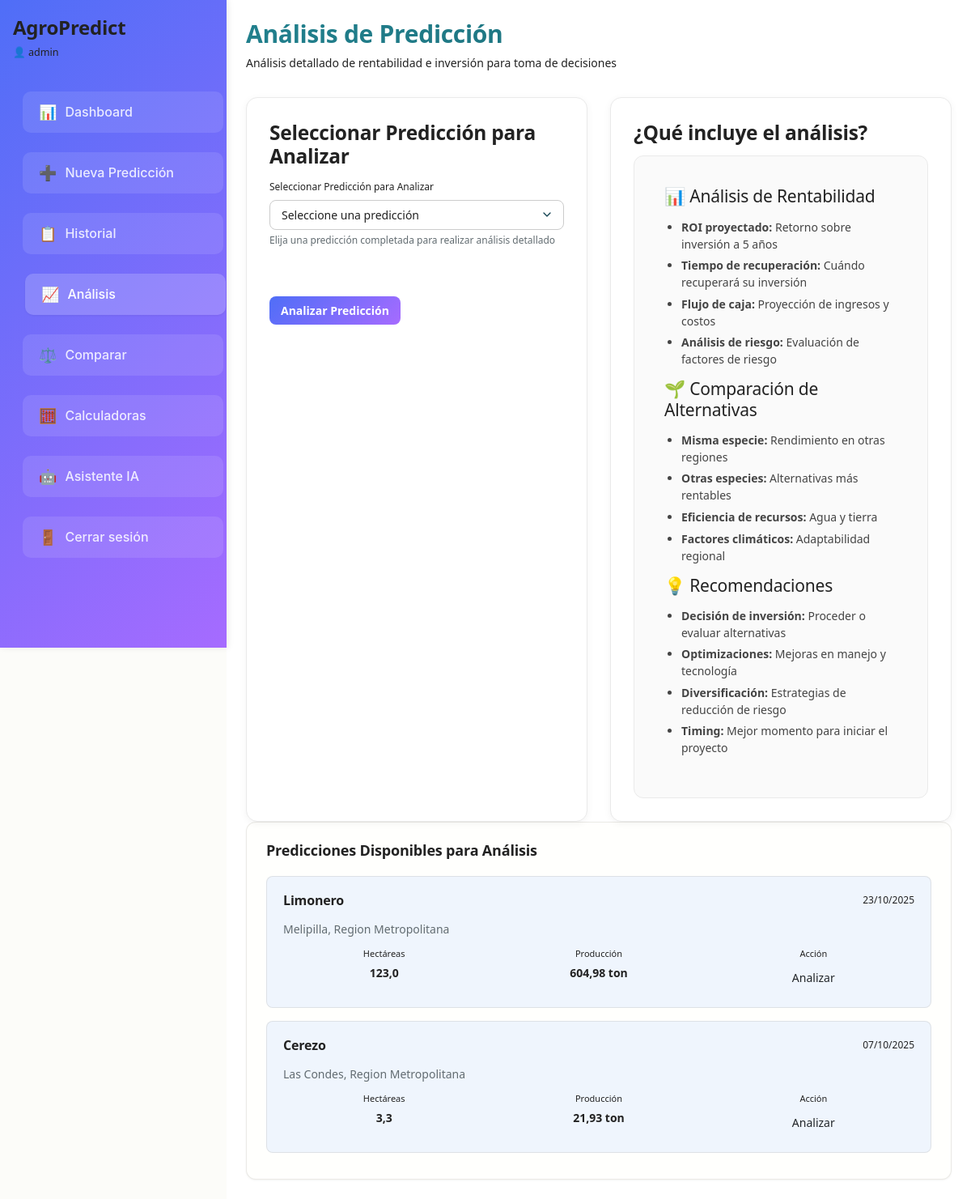
/analisis/ (signed in), run on an earlier commit of the app's database.
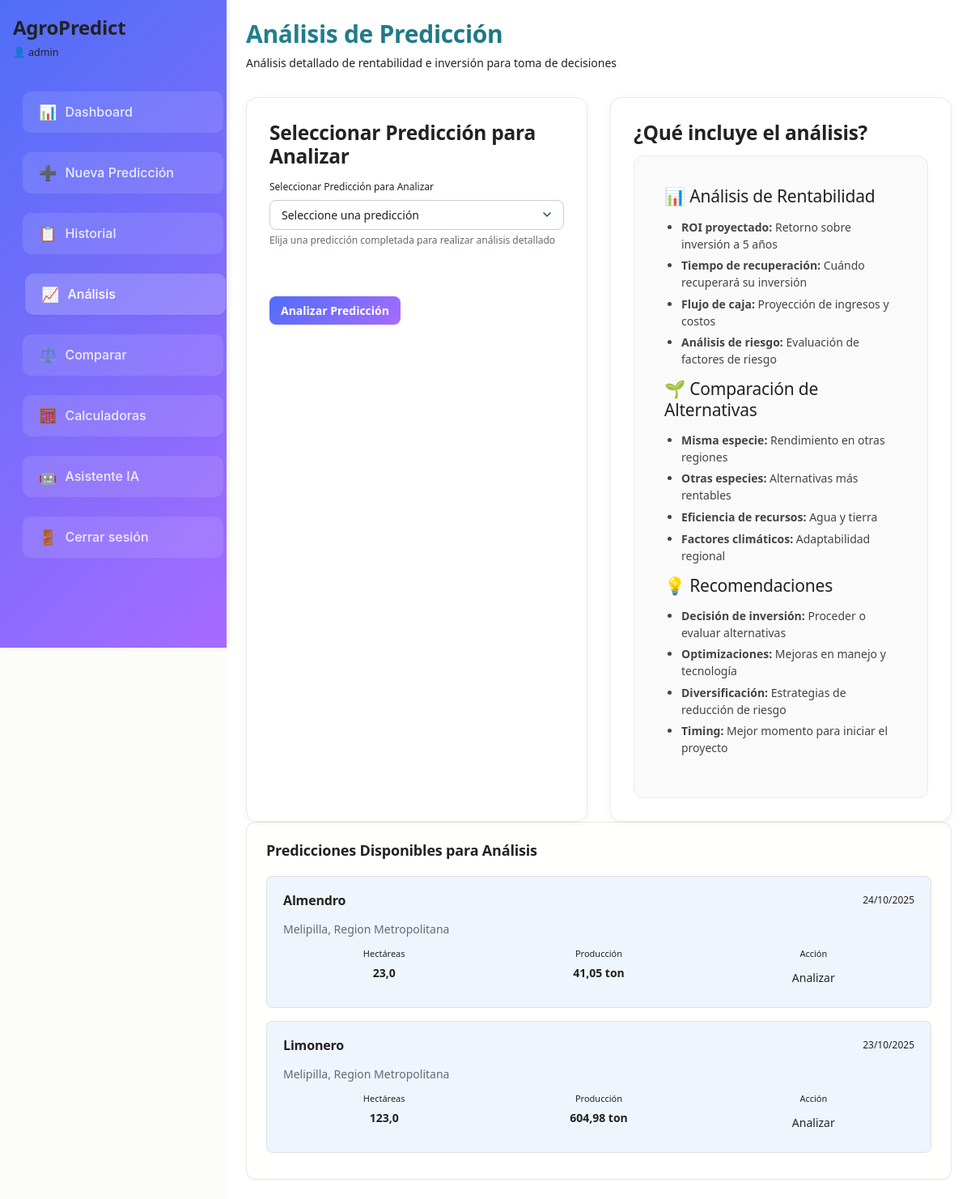
And on a later commit of the database.
### predicciones/models.py (models this page shows, shortened)
class Prediccion(models.Model):
    ESTADO_CHOICES = [
        ('pendiente', 'Pendiente'),
        ('procesando', 'Procesando'),
        ('completada', 'Completada'),
        ('error', 'Error'),
    ]
    usuario = models.ForeignKey(User, on_delete=models.CASCADE, related_name='predicciones')
    tipo_arbol = models.ForeignKey(TipoArbol, on_delete=models.CASCADE)
    comuna = models.ForeignKey(Comuna, on_delete=models.CASCADE)
    hectareas = models.FloatField(validators=[MinValueValidator(0.1)])
    edad_arboles = models.IntegerField(validators=[MinValueValidator(1), MaxValueValidator(100)])
    densidad_plantacion = models.IntegerField(
        help_text="Número de árboles por hectárea",
        validators=[MinValueValidator(50), MaxValueValidator(2000)]
    )
    tipo_riego = models.CharField(max_length=20, choices=[
        ('goteo', 'Goteo'),
        ('aspersion', 'Aspersión'),
        ('gravedad', 'Gravedad'),
        ('micro_aspersion', 'Microaspersión'),
    ])
    tipo_suelo = models.CharField(max_length=20, choices=[
        ('arcilloso', 'Arcilloso'),
        ('arenoso', 'Arenoso'),
        ('franco', 'Franco'),
        ('limoso', 'Limoso'),
    ])
    fertilizacion = models.CharField(max_length=20, choices=[
        ('organica', 'Orgánica'),
        ('quimica', 'Química'),
        ('mixta', 'Mixta'),
        ('ninguna', 'Ninguna'),
    ])
    produccion_total = models.FloatField(null=True, blank=True, help_text="Toneladas totales")
    produccion_por_hectarea = models.FloatField(null=True, blank=True, help_text="Toneladas por hectárea")
    confiabilidad = models.IntegerField(
        null=True, blank=True,
        validators=[MinValueValidator(0), MaxValueValidator(100)],
        help_text="Porcentaje de confiabilidad"
    )
    inversion_estimada = models.FloatField(null=True, blank=True, help_text="Inversión total estimada en CLP")
    ingresos_proyectados_5anos = models.FloatField(null=True, blank=True, help_text="Ingresos proyectados a 5 años")
    roi_proyectado = models.FloatField(null=True, blank=True, help_text="ROI proyectado a 5 años (%)")
    consumo_agua_total = models.FloatField(null=True, blank=True, help_text="Consumo total de agua en m³")
    consumo_agua_por_hectarea = models.FloatField(null=True, blank=True, help_text="Consumo de agua por hectárea en m³")
    estado = models.CharField(max_length=20, choices=ESTADO_CHOICES, default='pendiente')
    fecha_creacion = models.DateTimeField(auto_now_add=True)
    fecha_actualizacion = models.DateTimeField(auto_now=True)
    class Meta:
        verbose_name = "Predicción"
        verbose_name_plural = "Predicciones"
        ordering = ['-fecha_creacion']

class TipoArbol(models.Model):
    TIPO_CHOICES = [
        ('palto', 'Palto'),
        ('naranjo', 'Naranjo'),
        ('limonero', 'Limonero'),
        ('manzano', 'Manzano'),
        ('cerezo', 'Cerezo'),
        ('nogal', 'Nogal'),
        ('almendro', 'Almendro'),
        ('olivo', 'Olivo'),
        ('durazno', 'Durazno'),
        ('peral', 'Peral'),
    ]
    tipo = models.CharField(max_length=20, choices=TIPO_CHOICES, unique=True)
    nombre_cientifico = models.CharField(max_length=100, blank=True)
    rendimiento_base = models.FloatField(help_text="Toneladas por hectárea promedio")
    precio_promedio_ton = models.FloatField(
        default=0,
        help_text="Precio promedio por tonelada en CLP"
    )
    costo_plantacion_hectarea = models.FloatField(
        default=0,
        help_text="Costo de plantación por hectárea en CLP"
    )
    costo_mantenimiento_anual = models.FloatField(
        default=0,
        help_text="Costo de mantenimiento anual por hectárea en CLP"
    )
    consumo_agua_m3_ton = models.FloatField(
        default=0,
        help_text="Metros cúbicos de agua por tonelada producida"
    )
    def __str__(self):
        return self.get_tipo_display()
    class Meta:
        verbose_name = "Tipo de Árbol"
        verbose_name_plural = "Tipos de Árboles"

class Comuna(models.Model):
    nombre = models.CharField(max_length=100)
    region = models.ForeignKey(Region, on_delete=models.CASCADE, related_name='comunas')
    codigo = models.CharField(max_length=10, unique=True)
    latitud = models.FloatField(null=True, blank=True)  # NUEVO
    longitud = models.FloatField(null=True, blank=True)  # NUEVO
    def __str__(self):
        return f"{self.nombre}, {self.region.nombre}"
    class Meta:
        verbose_name = "Comuna"
        verbose_name_plural = "Comunas"

class Region(models.Model):
    nombre = models.CharField(max_length=100)
    codigo = models.CharField(max_length=10, unique=True)
    latitud = models.FloatField(null=True, blank=True)  # NUEVO
    longitud = models.FloatField(null=True, blank=True)  # NUEVO
    class Meta:
        verbose_name = "Región"
        verbose_name_plural = "Regiones"

### predicciones/views.py (the view)
# urls.py: path('analisis/', views.analisis_prediccion, name='analisis_prediccion'),
@login_required
def analisis_prediccion(request):
    if request.method == 'POST':
        form = AnalisisPrediccionForm(request.POST, user=request.user)
        if form.is_valid():
            prediccion_id = form.cleaned_data['prediccion'].id
            return redirect('analisis_prediccion_detalle', pk=prediccion_id)
    else:
        form = AnalisisPrediccionForm(user=request.user)
    predicciones_disponibles = Prediccion.objects.filter(
        usuario=request.user, estado='completada'
    ).select_related('tipo_arbol', 'comuna').order_by('-fecha_creacion')[:10]
    context = {
        'form': form,
        'predicciones_disponibles': predicciones_disponibles,
    }
    return render(request, 'predicciones/analisis_prediccion.html', context)

### predicciones/forms.py
class AnalisisPrediccionForm(forms.Form):
    prediccion = forms.ModelChoiceField(
        queryset=Prediccion.objects.none(),  # ← se setea en __init__
        widget=forms.Select(attrs={
            'class': 'form-control',
            'required': True
        }),
        label='Seleccionar Predicción para Analizar',
        help_text='Elija una predicción completada para realizar análisis detallado'
    )
    def __init__(self, *args, user=None, **kwargs):
        super().__init__(*args, **kwargs)
        qs = Prediccion.objects.filter(
            estado='completada',
            usuario=user
        ).select_related('tipo_arbol', 'comuna').order_by('-fecha_creacion') if user else Prediccion.objects.none()
        self.fields['prediccion'].queryset = qs
        choices = []
        for p in qs:
            label = f"{p.tipo_arbol} - {p.comuna} - {p.fecha_creacion.strftime('%d/%m/%Y')}"
            if p.roi_proyectado:
                label += f" (ROI: {p.roi_proyectado:.1f}%)"
            choices.append((p.id, label))
        self.fields['prediccion'].choices = [('', 'Seleccione una predicción')] + choices

### templates/predicciones/analisis_prediccion.html (shortened to what the changed rows need)
{% extends 'base.html' %}
{% load static %}
{% block content %}
<div class="page-header">
    <h2>Análisis de Predicción</h2>
</div>
{% if predicciones_disponibles %}
<div class="predictions-section">
    <div class="predictions-list">
        {% for prediccion in predicciones_disponibles %}
            <div class="prediction-item clickable" onclick="window.location.href='{% url 'analisis_prediccion_detalle' prediccion.pk %}'">
                <div class="prediction-header">
                    <h4 class="prediction-title">{{ prediccion.tipo_arbol }}</h4>
                    <span class="prediction-date">{{ prediccion.fecha_creacion|date:"d/m/Y" }}</span>
                </div>
                <div class="prediction-location">
                    {{ prediccion.comuna.nombre }}, {{ prediccion.comuna.region.nombre }}
                </div>
                <div class="prediction-stats">
                    <div class="stat-item">
                        <span class="stat-label">Hectáreas</span>
                        <span class="stat-value">{{ prediccion.hectareas|floatformat:1 }}</span>
                    </div>
                    <div class="stat-item">
                        <span class="stat-label">Producción</span>
                        <span class="stat-value">{{ prediccion.produccion_total|floatformat:2 }} ton</span>
                    </div>
                    <div class="stat-item">
                        <span class="stat-label">Acción</span>
                        <a href="{% url 'analisis_prediccion_detalle' prediccion.pk %}" class="btn btn--sm btn--primary">Analizar</a>
                    </div>
                </div>
            </div>
        {% endfor %}
    </div>
</div>
{% endif %}
{% endblock %}

What changed in the data, as far as the page shows it:
no longer on this page (row unchanged): Prediccion: tipo_arbol "Cerezo", fecha_creacion "07/10/2025", comuna.nombre "Las Condes", comuna.region.nombre "Region Metropolitana", hectareas "3,3", produccion_total "21,93"
added Prediccion: tipo_arbol "Almendro", fecha_creacion "24/10/2025", comuna.nombre "Melipilla", comuna.region.nombre "Region Metropolitana", hectareas "23,0", produccion_total "41,05"
